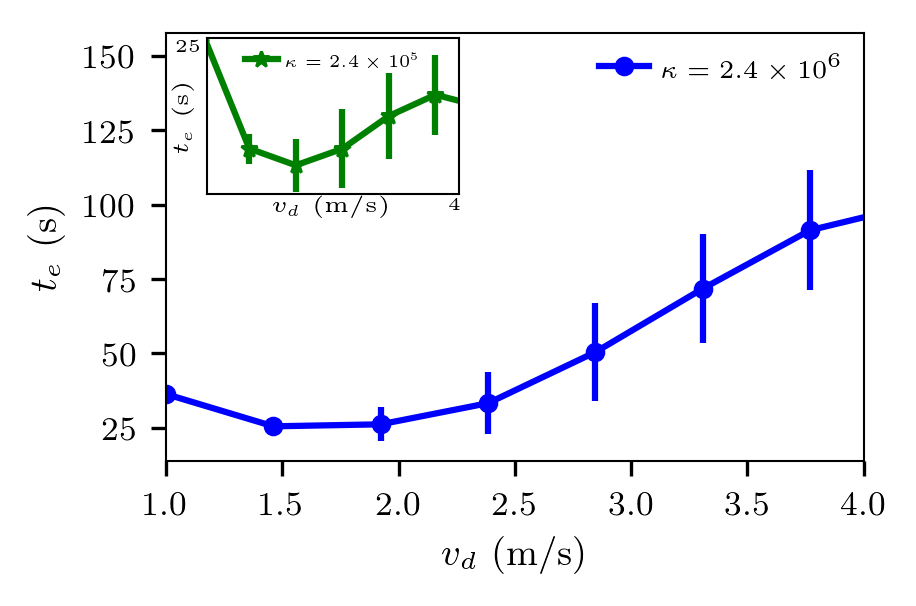

Python code for this plot:
# Sacado de https://scipy.github.io/old-wiki/pages/Cookbook/Matplotlib/LaTeX_Examples.html

'''

'''

import pylab
import numpy as np
import matplotlib.pyplot as plt
import math
#import numarray

# a dos columnas: 3+3/8 (ancho, in)
# a una columna : 6.5   (ancho  in)

golden_mean = (math.sqrt(5)-1.0)/2.0        # Aesthetic ratio
fig_width = 3+3/8 			    # width  in inches
fig_height = fig_width*golden_mean          # height in inches
fig_size =  [fig_width,fig_height]

params = {'backend': 'ps',
          'axes.titlesize': 8,
          'axes.labelsize': 9,
          'axes.linewidth': 0.5, 
          'axes.grid': True,
          'axes.labelweight': 'normal',  
          'font.family': 'serif',
          'font.size': 8.0,
          'font.weight': 'normal',
          'text.color': 'black',
          'xtick.labelsize': 8,
          'ytick.labelsize': 8,
          'text.usetex': True,
          'legend.fontsize': 8,
          'figure.dpi': 300,
          'figure.figsize': fig_size,
          'savefig.dpi': 300,
         }

pylab.rcParams.update(params)

### DATA ###

data_22m = np.genfromtxt("flow-density_vd1_pasillo22m.txt",delimiter = ' ') 
density_22m = data_22m[:,0]
flow_22m = data_22m[:,1]

data_koriginal = np.genfromtxt('fis_225p_d1.84.txt', delimiter = ' ')
vd_kroiginal = data_koriginal[:,0] 
iter_koriginal = data_koriginal[:,1] 
te_koriginal = data_koriginal[:,2] 
indv_inside_koriginal = data_koriginal[:,3] 

data_kx10 = np.genfromtxt('fis_225p_d1.84_kx10.txt', delimiter = ' ')
vd_kx10 = data_kx10[:,0] 
iter_kx10 = data_kx10[:,1] 
te_kx10 = data_kx10[:,2] 
indv_inside_kx10 = data_kx10[:,3] 


###  ANALYSIS  ###

vd_total = 14 		# cantidad total de velocidades de deseo (vd)
iter_total = 30 	# cantidad total de iteraciones por vd
list_vd = np.linspace(1,7,14)

def promedia_te(te,iter_total,vd_total):
	te_mean=[]
	te_std=[]
	i=0
	while i<vd_total:
		te_mean+=[np.mean(te[i*iter_total:i*iter_total+iter_total])]
		te_std += [np.std(te[i*iter_total:i*iter_total+iter_total])]
		i+=1
	return te_mean,te_std

te_mean=promedia_te(te_koriginal,iter_total,vd_total)[0]
e_te_mean=promedia_te(te_koriginal,iter_total,vd_total)[1]
te_mean_kx10=promedia_te(te_kx10,iter_total,vd_total)[0]
e_te_mean_kx10=promedia_te(te_kx10,iter_total,vd_total)[1]




###  PLOT  ###

fig, ax1 = plt.subplots()

plt.plot(list_vd,te_mean_kx10,'-bo',mew=0.7,markersize=4,label='$\\kappa=2.4\\times10^{6}$') 
plt.errorbar(list_vd,te_mean_kx10,e_te_mean_kx10,linestyle='none',fmt='none',color='none',ecolor='b') 


pylab.grid(False)
#pylab.xlabel('time~$(s)$')
pylab.xlabel('$v_d$~(m/s)')
pylab.ylabel('$t_e$~(s)')
#pylab.legend()
#pylab.ylim(0.0, 3.6)
#pylab.yticks(np.arange(3,11,2))
#pylab.ylim(0, 9.5)
#pylab.xticks(np.arange(0,1100,200))
pylab.xlim(1.0, 4)
lgd=plt.legend(numpoints=1,handlelength=0.8) 
plt.legend(frameon=False,loc='best',labelspacing=-0.1,borderpad=0.3,handletextpad=0.5,fontsize=6,numpoints=1) 
#pylab.savefig('flow-density_vd1_multiple_widths.eps', format='eps', dpi=300, bbox_inches='tight')


############ Insert plot ############


data_johansson = np.genfromtxt('Flujo_vs_densidad_Helbing_2007.dat', delimiter = '')
density_johansson = data_johansson[:,0] 
flow_johansson = data_johansson[:,1] 

############  PLOT  ############

## Old version of matplotlib
#left, bottom, width, height = [0.17, 0.62, 0.28, 0.28]
#ax2 = fig.add_axes([left, bottom, width, height])

left, bottom, width, height = [0.17, 0.59, 0.28, 0.28]
ax2 = fig.add_axes([left, bottom, width, height])

ax2.plot(list_vd,te_mean,'-g*',mew=0.7,markersize=4,label='$\\kappa=2.4\\times10^{5}$') 
ax2.errorbar(list_vd,te_mean,e_te_mean,linestyle='none',fmt='none',color='none',ecolor='g') 

fig.patch.set_facecolor('black')

pylab.xlabel('$v_d$~(m/s)',size='5.5',labelpad=1)
pylab.ylabel('$t_e$~(s)',size='5.5',labelpad=-5,zorder=1)
pylab.xlim(1.5, 4)
pylab.ylim(19, 25)
ax2.set_yticklabels([])
plt.tick_params(axis='x',which='both',bottom=False,top=False,labelbottom=False) 
plt.tick_params(axis='y',which='both',bottom=False,top=False,labelbottom=False) 

#lgd=plt.legend(numpoints=1,handlelength=0.8) 
ax2.legend(frameon=False,loc='upper center',labelspacing=-0.1,borderpad=0.3,handletextpad=0.5,fontsize=4,numpoints=1) 


ax2.xaxis.set_ticks_position('none') 
ax2.yaxis.set_ticks_position('none') 
ax2.grid(False)

plt.text(3.9, 18.4, "4", size=4.5)
plt.text(1.2, 24.5, "25", size=4.5)

## Old version of matplotlib
#plt.text(1.05, -0.2, "0", size=4.5)
#plt.text(9, -0.2, "10", size=4.5)
#plt.text(0.5, 1.8, "2", size=4.5)

pylab.savefig('fis_kx10.png', format='png', dpi=300, bbox_inches='tight')
pylab.savefig('fis_kx10.eps', format='eps', dpi=300, bbox_inches='tight')